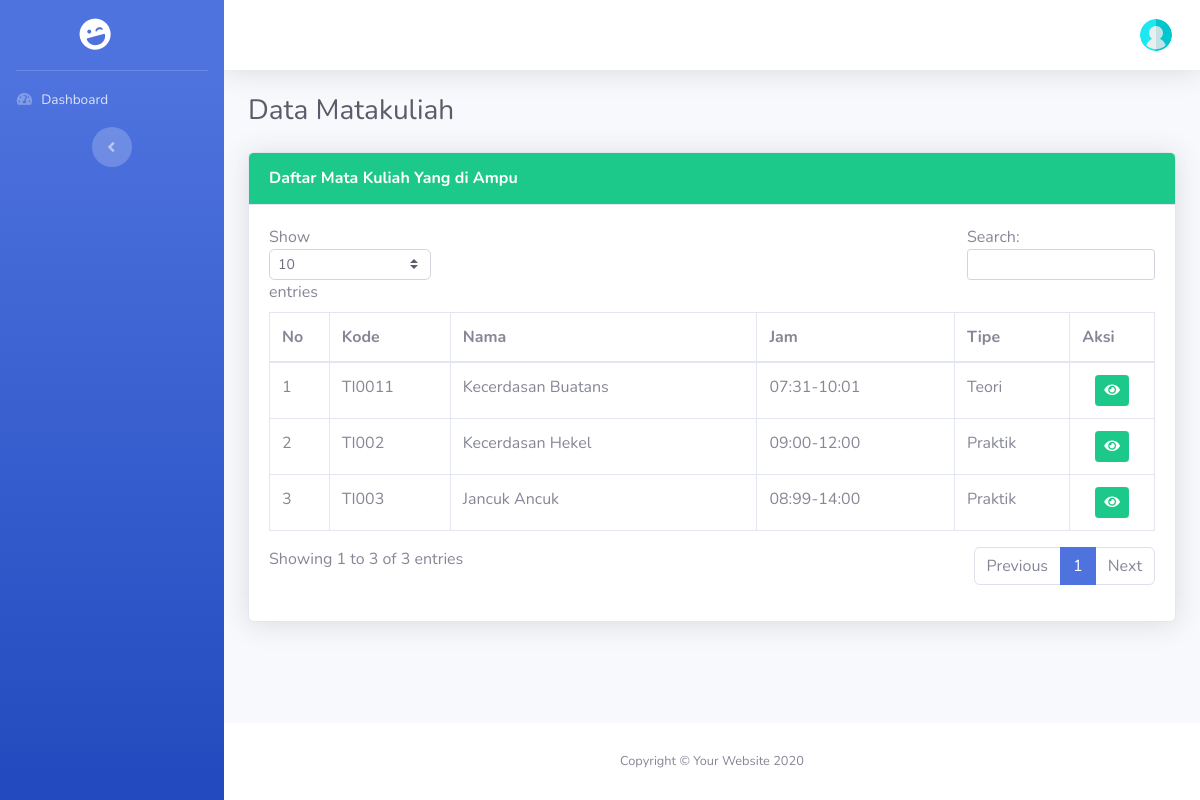
The page /index.php/dosen/matakuliah on the database as committed earlier.
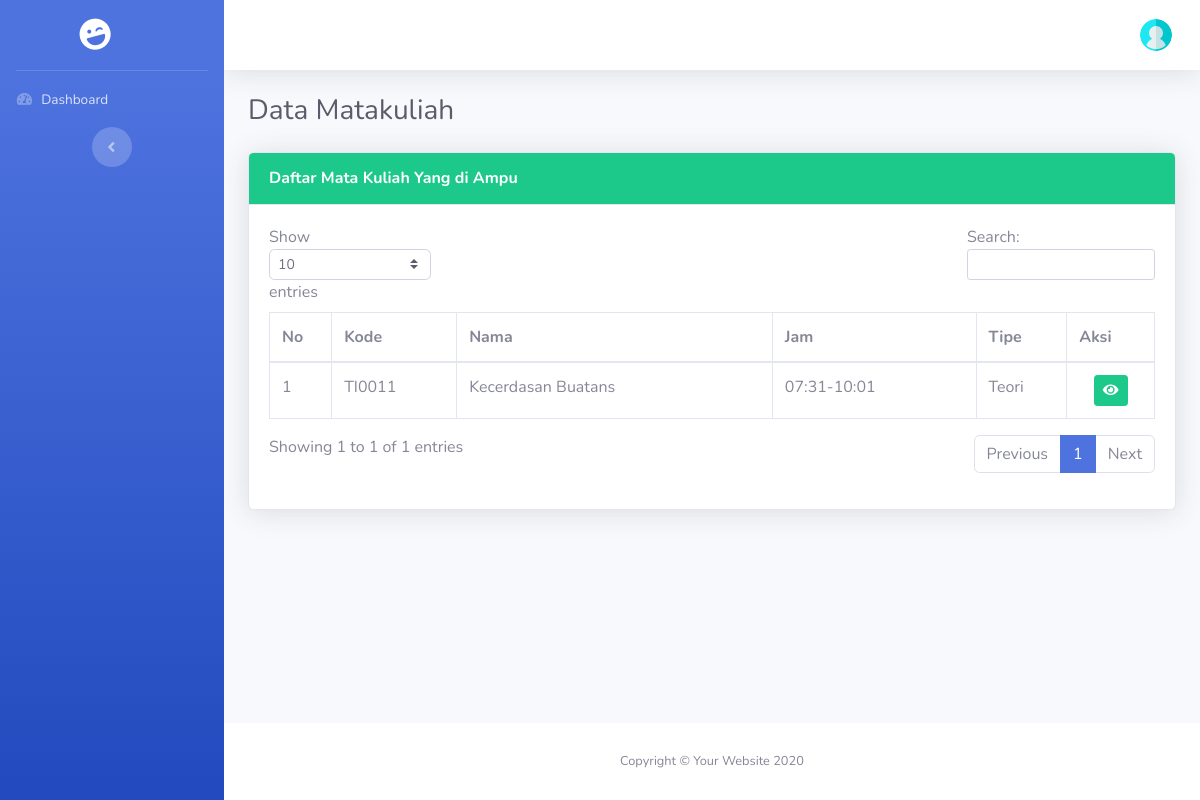
The same page on the database as committed later.
### tables this page shows
CREATE TABLE `matakuliah` (
  `id` bigint NOT NULL AUTO_INCREMENT,
  `kode_matkul` varchar(255) NOT NULL,
  `nama` varchar(255) NOT NULL,
  `status` enum('aktif','tidak') NOT NULL,
  `jam_mulai` varchar(20) NOT NULL,
  `jam_selesai` varchar(20) NOT NULL,
  `kelas` int NOT NULL,
  `sks` int NOT NULL,
  `tipe` enum('teori','praktik','praktikum') NOT NULL,
  `semester` enum('ganjil','genap') NOT NULL,
  `id_dosen` bigint DEFAULT NULL,
  PRIMARY KEY (`id`)
);

### application/controllers/Dosen.php (called while the page is built, shortened)
<?php
class Dosen extends CI_Controller
{
    public function __construct()
    {
        $this->load->Model('M_dosen', 'mod');
    }
    public function matakuliah()
    {
        $data['halaman'] = "Data Matakuliah";
        $data['matakuliah'] = $this->mod->m_get_all_matakuliah();
        $this->load->view('head.php', $data);
        $this->load->view('sidebar.php');
        $this->load->view('header.php');
        $this->load->view('dosen/matakuliah.php', $data);
        $this->load->view('footer.php');
    }
}

### index.php (called while the page is built, shortened)
<?php
require_once BASEPATH.'core/CodeIgniter.php';

### application/models/M_dosen.php (called while the page is built, shortened)
<?php
Class M_dosen extends CI_Model
{
    public function m_get_all_matakuliah()
    {
        $this->db->select()
            ->from('matakuliah')
            ->where("id_dosen", $this->session->userdata('dosen_id'));
        $query = $this->db->get_compiled_select();
        $data  = $this->db->query($query)->result_array();
        return $data;
    }
}

### application/views/dosen/matakuliah.php (the view, shortened to what this page needs)
<div class="container-fluid">
    <h1 class="h3 mb-4 text-gray-800">Data Matakuliah</h1>
    <div class="card shadow mb-4">
    <div class="card-header  bg-success py-3">
            <h6 class="m-0 font-weight-bold text-white">Daftar Mata Kuliah Yang di Ampu</h6>
        </div>
        <div class="card-body">
            <div class="table-responsive">
                <table class="table table-bordered" id="dataTable" width="100%" cellspacing="0">
                    <thead>
                        <tr>
                            <th>No</th>
                            <th>Kode</th>
                            <th>Nama</th>
                            <th>Jam</th>
                            <th>Tipe</th>
                            <th>Aksi</th>
                        </tr>
                    </thead>
                    <tbody>
                        <?php
                            $i = 1;
                            foreach($matakuliah as $mat):?>
                            <tr>
                                <td><?php echo $i;?></td>
                                <td><?php echo $mat['kode_matkul'];?></td>
                                <td><?php echo $mat['nama'];?></td>
                                <td><?php echo $mat['jam_mulai']."-".$mat['jam_selesai'];?></td>
                                <td><?php echo ucwords($mat['tipe']);?></td>
                                <td class="text-center">
                                    <a href="<?php echo base_url('dosen/view_mahasiswa/').$mat['id']?>" class="btn btn-success btn-sm"><i class="fas fa-eye"></i></a>
                                </td>
                            </tr>
                        <?php
                            $i++;
                            endforeach;?>
                    </tbody>
                </table>
            </div>
        </div>
    </div>
</div>

Rows that differ between the two databases and show on the page:
no longer on this page (row edited): matakuliah: kode_matkul "TI002", nama "Kecerdasan Hekel", jam_mulai "09:00", jam_selesai "12:00", tipe "Praktik"
no longer on this page (row edited): matakuliah: kode_matkul "TI003", nama "Jancuk Ancuk", jam_mulai "08:99", jam_selesai "14:00", tipe "Praktik"
Other text that changed with them:
text written by a page script: "Show entries Search: Showing 1 to 3 of 3 entries Previous 1 Next" → "Show entries Search: Showing 1 to 1 of 1 entries Previous 1 Next"
